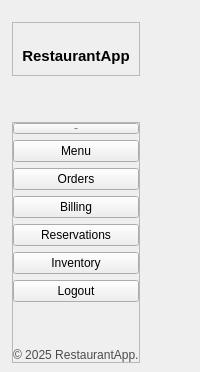
     <widget class="QWidget" name="LeftMenuContainer" native="true">
      <layout class="QVBoxLayout" name="verticalLayout_6">
       <property name="spacing">
        <number>0</number>
       </property>
       <property name="leftMargin">
        <number>0</number>
       </property>
       <property name="topMargin">
        <number>10</number>
       </property>
       <property name="rightMargin">
        <number>0</number>
       </property>
       <property name="bottomMargin">
        <number>0</number>
       </property>
       <item alignment="Qt::AlignmentFlag::AlignLeft">
        <widget class="QWidget" name="LeftMenuSubContainer" native="true">
         <layout class="QVBoxLayout" name="verticalLayout_7">
          <property name="leftMargin">
           <number>12</number>
          </property>
          <property name="topMargin">
           <number>12</number>
          </property>
          <property name="rightMargin">
           <number>12</number>
          </property>
          <item alignment="Qt::AlignmentFlag::AlignTop">
           <widget class="QFrame" name="frame">
            <property name="styleSheet">
             <string notr="true"/>
            </property>
            <property name="frameShape">
             <enum>QFrame::Shape::StyledPanel</enum>
            </property>
            <property name="frameShadow">
             <enum>QFrame::Shadow::Raised</enum>
            </property>
            <layout class="QVBoxLayout" name="verticalLayout">
             <property name="spacing">
              <number>0</number>
             </property>
             <property name="leftMargin">
              <number>0</number>
             </property>
             <property name="topMargin">
              <number>0</number>
             </property>
             <property name="rightMargin">
              <number>0</number>
             </property>
             <property name="bottomMargin">
              <number>0</number>
             </property>
             <item alignment="Qt::AlignmentFlag::AlignHCenter">
              <widget class="QLabel" name="label">
               <property name="sizePolicy">
                <sizepolicy hsizetype="Preferred" vsizetype="Preferred">
                 <horstretch>0</horstretch>
                 <verstretch>0</verstretch>
                </sizepolicy>
               </property>
               <property name="maximumSize">
                <size>
                 <width>65</width>
                 <height>60</height>
                </size>
               </property>
               <property name="text">
                <string/>
               </property>
               <property name="pixmap">
                <pixmap resource="resource.qrc">:/icons/Icons/restaurant-cutlery-circular-symbol-of-a-spoon-and-a-fork-in-a-circle.svg</pixmap>
               </property>
               <property name="scaledContents">
                <bool>true</bool>
               </property>
               <property name="alignment">
                <set>Qt::AlignmentFlag::AlignCenter</set>
               </property>
              </widget>
             </item>
             <item>
              <widget class="QLabel" name="AppTitle">
               <property name="styleSheet">
                <string notr="true">QLabel {
    font-size: 15px;           /* Large font size for the title */
    font-weight: bold;         /* Bold text for emphasis */
    color:#010101;            /* A fresh black color for the title */
    background: transparent;   /* No background for a clean look */
    text-align: center;        /* Centered alignment */
    padding: 10px 0;           /* Padding for spacing */
    border-radius: 8px;        /* Rounded corners */
}
</string>
               </property>
               <property name="text">
                <string>RestaurantApp</string>
               </property>
               <property name="alignment">
                <set>Qt::AlignmentFlag::AlignCenter</set>
               </property>
              </widget>
             </item>
            </layout>
           </widget>
          </item>
          <item>
           <spacer name="verticalSpacer_2">
            <property name="orientation">
             <enum>Qt::Orientation::Vertical</enum>
            </property>
            <property name="sizeType">
             <enum>QSizePolicy::Policy::Preferred</enum>
            </property>
            <property name="sizeHint" stdset="0">
             <size>
              <width>20</width>
              <height>40</height>
             </size>
            </property>
           </spacer>
          </item>
          <item>
           <widget class="QFrame" name="frame_2">
            <property name="sizePolicy">
             <sizepolicy hsizetype="Preferred" vsizetype="Expanding">
              <horstretch>0</horstretch>
              <verstretch>0</verstretch>
             </sizepolicy>
            </property>
            <property name="styleSheet">
             <string notr="true"/>
            </property>
            <property name="frameShape">
             <enum>QFrame::Shape::StyledPanel</enum>
            </property>
            <property name="frameShadow">
             <enum>QFrame::Shadow::Raised</enum>
            </property>
            <layout class="QVBoxLayout" name="verticalLayout_8">
             <property name="spacing">
              <number>6</number>
             </property>
             <property name="leftMargin">
              <number>0</number>
             </property>
             <property name="topMargin">
              <number>0</number>
             </property>
             <property name="rightMargin">
              <number>0</number>
             </property>
             <property name="bottomMargin">
              <number>0</number>
             </property>
             <item>
              <widget class="QPushButton" name="TablesBtn">
               <property name="font">
                <font>
                 <family>Gandhara Suls</family>
                 <pointsize>-1</pointsize>
                 <bold>true</bold>
                </font>
               </property>
               <property name="toolTip">
                <string>Tables</string>
               </property>
               <property name="styleSheet">
                <string notr="true"/>
               </property>
               <property name="text">
                <string>Tables</string>
               </property>
               <property name="icon">
                <iconset resource="resource.qrc">
                 <normaloff>:/icons/Icons/table.svg</normaloff>:/icons/Icons/table.svg</iconset>
               </property>
               <property name="iconSize">
                <size>
                 <width>24</width>
                 <height>24</height>
                </size>
               </property>
              </widget>
             </item>
             <item>
              <widget class="QPushButton" name="MenuBtn">
               <property name="toolTip">
                <string>Menu</string>
               </property>
               <property name="layoutDirection">
                <enum>Qt::LayoutDirection::LeftToRight</enum>
               </property>
               <property name="styleSheet">
                <string notr="true"/>
               </property>
               <property name="text">
                <string>Menu</string>
               </property>
               <property name="icon">
                <iconset resource="resource.qrc">
                 <normaloff>:/icons/Icons/menu.svg</normaloff>:/icons/Icons/menu.svg</iconset>
               </property>
               <property name="iconSize">
                <size>
                 <width>24</width>
                 <height>24</height>
                </size>
               </property>
              </widget>
             </item>
             <item>
              <widget class="QPushButton" name="OrdersBtn">
               <property name="toolTip">
                <string>Orders</string>
               </property>
               <property name="styleSheet">
                <string notr="true"/>
               </property>
               <property name="text">
                <string>Orders</string>
               </property>
               <property name="icon">
                <iconset resource="resource.qrc">
                 <normaloff>:/icons/Icons/checklist.svg</normaloff>:/icons/Icons/checklist.svg</iconset>
               </property>
               <property name="iconSize">
                <size>
                 <width>24</width>
                 <height>24</height>
                </size>
               </property>
              </widget>
             </item>
             <item>
              <widget class="QPushButton" name="BillingBtn">
               <property name="toolTip">
                <string>Billing</string>
               </property>
               <property name="styleSheet">
                <string notr="true"/>
               </property>
               <property name="text">
                <string>Billing</string>
               </property>
               <property name="icon">
                <iconset resource="resource.qrc">
                 <normaloff>:/icons/Icons/bill.svg</normaloff>:/icons/Icons/bill.svg</iconset>
               </property>
               <property name="iconSize">
                <size>
                 <width>24</width>
                 <height>24</height>
                </size>
               </property>
              </widget>
             </item>
             <item>
              <widget class="QPushButton" name="ReservationsBtn">
               <property name="toolTip">
                <string>Reservations</string>
               </property>
               <property name="styleSheet">
                <string notr="true"/>
               </property>
               <property name="text">
                <string>Reservations</string>
               </property>
               <property name="icon">
                <iconset resource="resource.qrc">
                 <normaloff>:/icons/Icons/booking.svg</normaloff>:/icons/Icons/booking.svg</iconset>
               </property>
               <property name="iconSize">
                <size>
                 <width>24</width>
                 <height>24</height>
                </size>
               </property>
              </widget>
             </item>
             <item>
              <widget class="QPushButton" name="InventoryBtn">
               <property name="toolTip">
                <string>Inventory</string>
               </property>
               <property name="styleSheet">
                <string notr="true"/>
               </property>
               <property name="text">
                <string>Inventory</string>
               </property>
               <property name="icon">
                <iconset resource="resource.qrc">
                 <normaloff>:/icons/Icons/box.svg</normaloff>:/icons/Icons/box.svg</iconset>
               </property>
               <property name="iconSize">
                <size>
                 <width>24</width>
                 <height>24</height>
                </size>
               </property>
              </widget>
             </item>
             <item>
              <widget class="QPushButton" name="LogoutBtn">
               <property name="toolTip">
                <string>Logout</string>
               </property>
               <property name="styleSheet">
                <string notr="true"/>
               </property>
               <property name="text">
                <string>Logout</string>
               </property>
               <property name="icon">
                <iconset resource="resource.qrc">
                 <normaloff>:/icons/Icons/logout.svg</normaloff>:/icons/Icons/logout.svg</iconset>
               </property>
               <property name="iconSize">
                <size>
                 <width>24</width>
                 <height>24</height>
                </size>
               </property>
              </widget>
             </item>
             <item>
              <spacer name="verticalSpacer">
               <property name="orientation">
                <enum>Qt::Orientation::Vertical</enum>
               </property>
               <property name="sizeHint" stdset="0">
                <size>
                 <width>20</width>
                 <height>40</height>
                </size>
               </property>
              </spacer>
             </item>
             <item alignment="Qt::AlignmentFlag::AlignHCenter">
              <widget class="QLabel" name="label_3">
               <property name="styleSheet">
                <string notr="true">color: rgb(76, 76, 76);</string>
               </property>
               <property name="text">
                <string>© 2025 RestaurantApp.</string>
               </property>
              </widget>
             </item>
            </layout>
           </widget>
          </item>
         </layout>
        </widget>
       </item>
      </layout>
     </widget>
